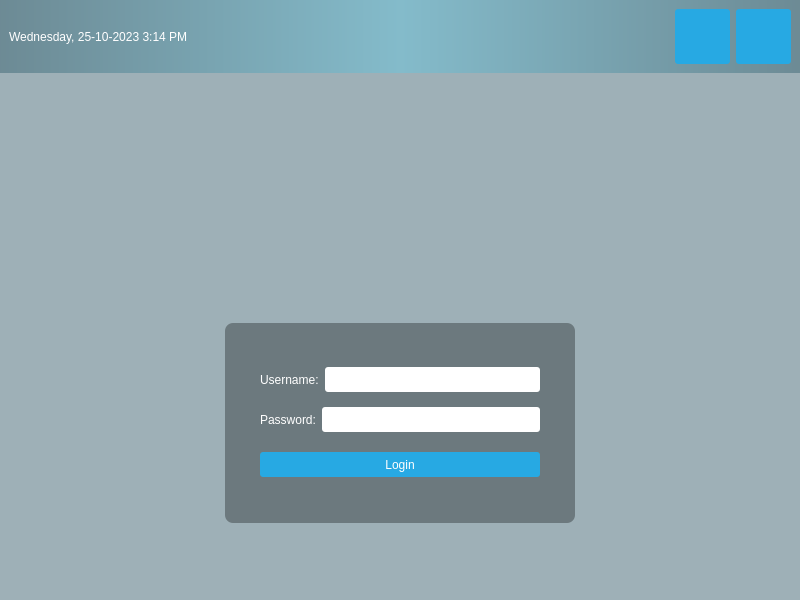
<?xml version="1.0" encoding="UTF-8"?>
<ui version="4.0">
 <class>MainWindow</class>
 <widget class="QMainWindow" name="MainWindow">
  <property name="geometry">
   <rect>
    <x>0</x>
    <y>0</y>
    <width>800</width>
    <height>600</height>
   </rect>
  </property>
  <property name="windowTitle">
   <string>MainWindow</string>
  </property>
  <property name="styleSheet">
   <string notr="true">#centralWidget { 
	background: rgba(32, 80, 96, 100);
	border-image: url(:/images/login_bg.jpg); 
}

#topPanel {
     background-color: qlineargradient(spread:reflect, x1:0.5, y1:0, x2:0, y2:0, stop:0 rgba(91, 204, 233, 100), stop:1 rgba(32, 80, 96, 100));
}

#loginForm {
     background: rgba(0, 0, 0, 80);
     border-radius: 8px;
}

QLabel { color: white; }
QLineEdit { border-radius: 3px; }

QPushButton {
     color: white;
     background-color: #27a9e3;
     border-width: 0px;
     border-radius: 3px;
}

QPushButton:hover { background-color: #66c011; }

#logo { border-image: url(:/images/logo.jpg); }</string>
  </property>
  <widget class="QWidget" name="centralWidget">
   <property name="styleSheet">
    <string notr="true"/>
   </property>
   <layout class="QVBoxLayout" name="verticalLayout">
    <property name="leftMargin">
     <number>0</number>
    </property>
    <property name="topMargin">
     <number>0</number>
    </property>
    <property name="rightMargin">
     <number>0</number>
    </property>
    <property name="bottomMargin">
     <number>0</number>
    </property>
    <item>
     <widget class="QWidget" name="topPanel" native="true">
      <layout class="QHBoxLayout" name="horizontalLayout">
       <item>
        <widget class="QLabel" name="currentDateTime">
         <property name="text">
          <string>Wednesday, 25-10-2023 3:14 PM</string>
         </property>
        </widget>
       </item>
       <item>
        <spacer name="horizontalSpacer">
         <property name="orientation">
          <enum>Qt::Orientation::Horizontal</enum>
         </property>
         <property name="sizeHint" stdset="0">
          <size>
           <width>40</width>
           <height>20</height>
          </size>
         </property>
        </spacer>
       </item>
       <item>
        <widget class="QPushButton" name="restartButton">
         <property name="sizePolicy">
          <sizepolicy hsizetype="Fixed" vsizetype="Fixed">
           <horstretch>0</horstretch>
           <verstretch>0</verstretch>
          </sizepolicy>
         </property>
         <property name="minimumSize">
          <size>
           <width>55</width>
           <height>55</height>
          </size>
         </property>
         <property name="text">
          <string/>
         </property>
         <property name="icon">
          <iconset resource="resources.qrc">
           <normaloff>:/icons/restart.jpg</normaloff>:/icons/restart.jpg</iconset>
         </property>
         <property name="iconSize">
          <size>
           <width>50</width>
           <height>50</height>
          </size>
         </property>
        </widget>
       </item>
       <item>
        <widget class="QPushButton" name="shutdownButton">
         <property name="sizePolicy">
          <sizepolicy hsizetype="Fixed" vsizetype="Fixed">
           <horstretch>0</horstretch>
           <verstretch>0</verstretch>
          </sizepolicy>
         </property>
         <property name="minimumSize">
          <size>
           <width>55</width>
           <height>55</height>
          </size>
         </property>
         <property name="text">
          <string/>
         </property>
         <property name="icon">
          <iconset resource="resources.qrc">
           <normaloff>:/icons/shutdown.jpg</normaloff>:/icons/shutdown.jpg</iconset>
         </property>
         <property name="iconSize">
          <size>
           <width>50</width>
           <height>50</height>
          </size>
         </property>
        </widget>
       </item>
      </layout>
     </widget>
    </item>
    <item>
     <spacer name="verticalSpacer_3">
      <property name="orientation">
       <enum>Qt::Orientation::Vertical</enum>
      </property>
      <property name="sizeHint" stdset="0">
       <size>
        <width>20</width>
        <height>40</height>
       </size>
      </property>
     </spacer>
    </item>
    <item>
     <layout class="QHBoxLayout" name="horizontalLayout_2">
      <property name="topMargin">
       <number>0</number>
      </property>
      <item>
       <widget class="QLabel" name="logo">
        <property name="sizePolicy">
         <sizepolicy hsizetype="Fixed" vsizetype="Fixed">
          <horstretch>0</horstretch>
          <verstretch>0</verstretch>
         </sizepolicy>
        </property>
        <property name="minimumSize">
         <size>
          <width>150</width>
          <height>150</height>
         </size>
        </property>
        <property name="text">
         <string/>
        </property>
       </widget>
      </item>
     </layout>
    </item>
    <item>
     <spacer name="verticalSpacer_4">
      <property name="orientation">
       <enum>Qt::Orientation::Vertical</enum>
      </property>
      <property name="sizeType">
       <enum>QSizePolicy::Policy::Fixed</enum>
      </property>
      <property name="sizeHint" stdset="0">
       <size>
        <width>20</width>
        <height>10</height>
       </size>
      </property>
     </spacer>
    </item>
    <item>
     <layout class="QHBoxLayout" name="horizontalLayout_3">
      <property name="topMargin">
       <number>0</number>
      </property>
      <item>
       <widget class="QWidget" name="loginForm" native="true">
        <property name="sizePolicy">
         <sizepolicy hsizetype="Fixed" vsizetype="Fixed">
          <horstretch>0</horstretch>
          <verstretch>0</verstretch>
         </sizepolicy>
        </property>
        <property name="minimumSize">
         <size>
          <width>350</width>
          <height>200</height>
         </size>
        </property>
        <layout class="QVBoxLayout" name="verticalLayout_2">
         <property name="leftMargin">
          <number>35</number>
         </property>
         <property name="topMargin">
          <number>35</number>
         </property>
         <property name="rightMargin">
          <number>35</number>
         </property>
         <property name="bottomMargin">
          <number>35</number>
         </property>
         <item>
          <layout class="QHBoxLayout" name="horizontalLayout_4">
           <item>
            <widget class="QLabel" name="label">
             <property name="text">
              <string>Username:</string>
             </property>
            </widget>
           </item>
           <item>
            <widget class="QLineEdit" name="username">
             <property name="minimumSize">
              <size>
               <width>0</width>
               <height>25</height>
              </size>
             </property>
            </widget>
           </item>
          </layout>
         </item>
         <item>
          <layout class="QHBoxLayout" name="horizontalLayout_5">
           <item>
            <widget class="QLabel" name="label_2">
             <property name="text">
              <string>Password:</string>
             </property>
            </widget>
           </item>
           <item>
            <widget class="QLineEdit" name="password">
             <property name="minimumSize">
              <size>
               <width>0</width>
               <height>25</height>
              </size>
             </property>
            </widget>
           </item>
          </layout>
         </item>
         <item>
          <spacer name="verticalSpacer_2">
           <property name="orientation">
            <enum>Qt::Orientation::Vertical</enum>
           </property>
           <property name="sizeType">
            <enum>QSizePolicy::Policy::Fixed</enum>
           </property>
           <property name="sizeHint" stdset="0">
            <size>
             <width>20</width>
             <height>5</height>
            </size>
           </property>
          </spacer>
         </item>
         <item>
          <widget class="QPushButton" name="loginButton">
           <property name="minimumSize">
            <size>
             <width>0</width>
             <height>25</height>
            </size>
           </property>
           <property name="text">
            <string>Login</string>
           </property>
          </widget>
         </item>
        </layout>
       </widget>
      </item>
     </layout>
    </item>
    <item>
     <spacer name="verticalSpacer">
      <property name="orientation">
       <enum>Qt::Orientation::Vertical</enum>
      </property>
      <property name="sizeHint" stdset="0">
       <size>
        <width>20</width>
        <height>40</height>
       </size>
      </property>
     </spacer>
    </item>
   </layout>
  </widget>
 </widget>
 <resources>
  <include location="resources.qrc"/>
 </resources>
 <connections/>
</ui>
